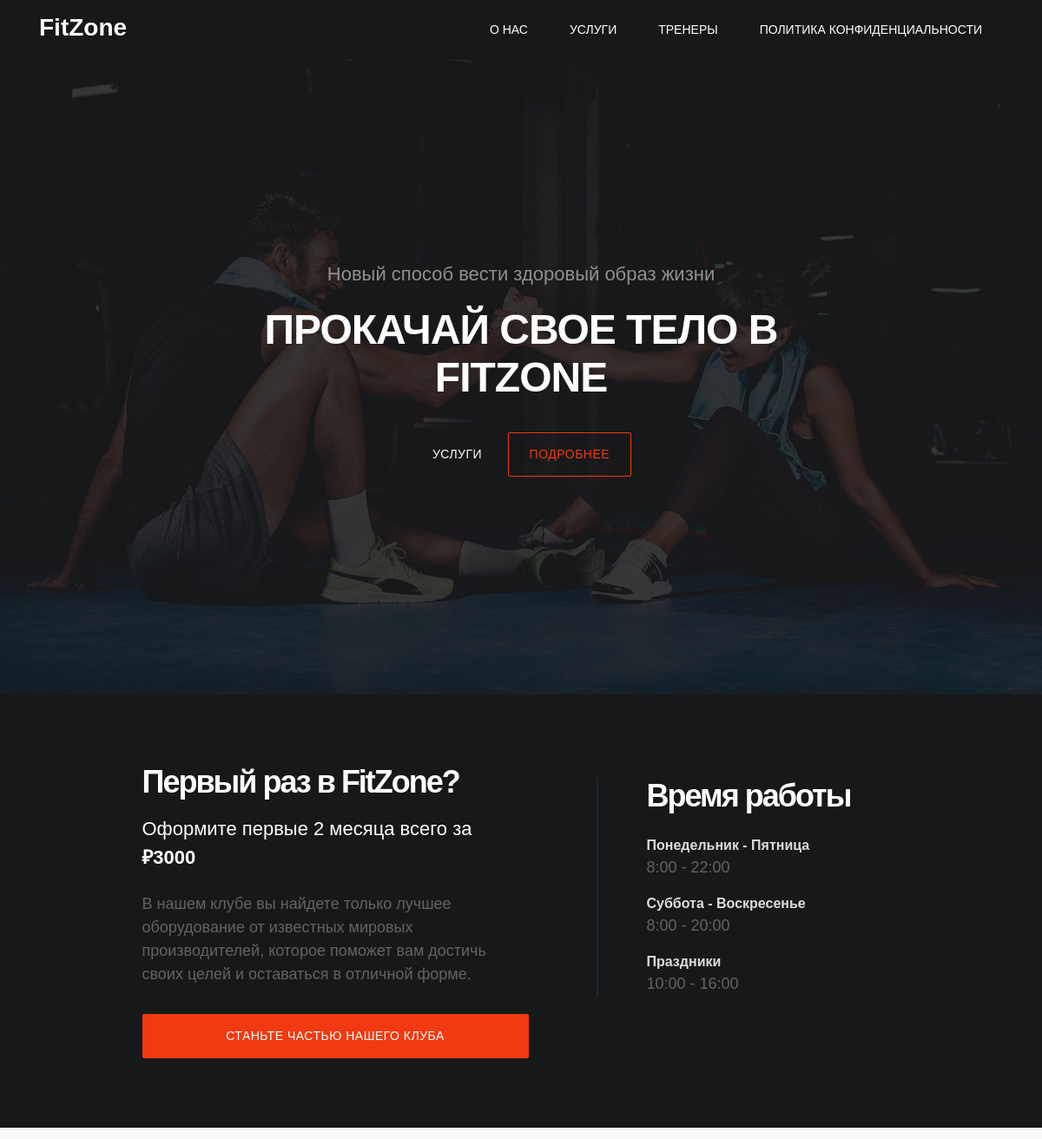
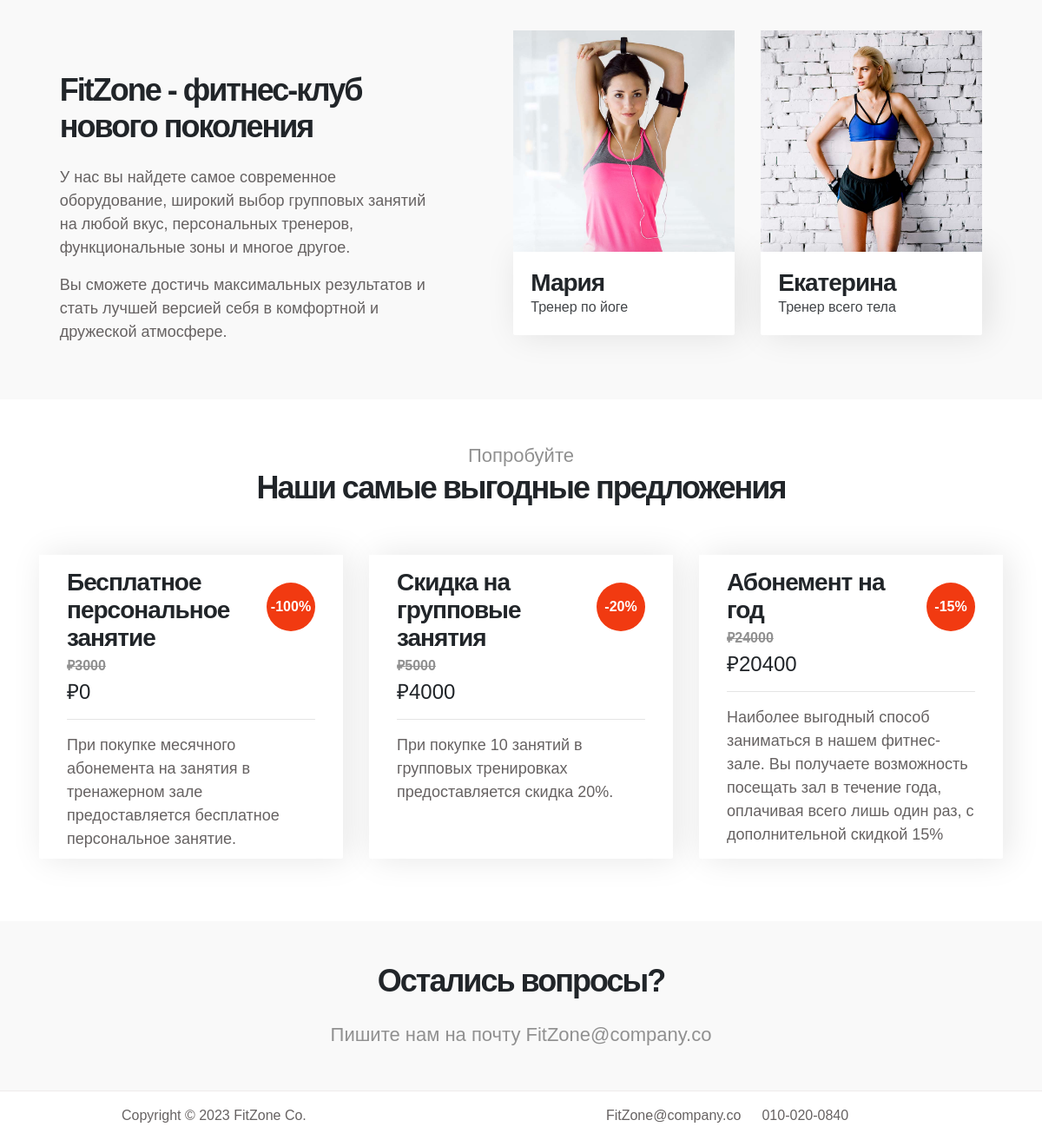
The page / on the database its author committed (2 pictures, top to bottom).
### main/models.py (models this page shows, shortened)
class Offer(models.Model):
    title = models.CharField(max_length=255)
    description = models.TextField()
    price = models.DecimalField(max_digits=10, decimal_places=2)
    discount = models.DecimalField(max_digits=10, decimal_places=2)
    discount_price = models.DecimalField(max_digits=10, decimal_places=2)

### main/views.py (the view)
# urls.py: 2. Add a URL to urlpatterns:  path('', views.home, name='home')
def home(request):
    offers = Offer.objects.all()
    best_offers = sorted(offers, key=lambda x: x.discount, reverse=True)[:3]
    data = {
        'best_offers': best_offers
    }
    return render(request, 'main/home.html', data)

### main/templates/main/home.html (shortened to what this page needs)
{% extends 'main/layout.html' %}
{% load static %}
{% block content %}
    <section class="hero d-flex flex-column justify-content-center align-items-center">
        <div class="bg-overlay"></div>
        <div class="container">
            <div class="col-lg-8 col-md-10 mx-auto col-12">
                <div class="hero-text mt-5 text-center">
                    <h6>Новый способ вести здоровый образ жизни</h6>
                    <h1 class="text-white">Прокачай свое тело в FitZone</h1>
                    <a href="#services" class="btn custom-btn mt-3">Услуги</a>
                    <a href="#feature" class="btn custom-btn bordered mt-3">Подробнее</a>
                </div>
            </div>
        </div>
    </section>
    <section class="feature" id="feature">
        <div class="container">
            <div class="row">
                <div class="d-flex flex-column justify-content-center ml-lg-auto mr-lg-5 col-lg-5 col-md-6 col-12">
                    <h2 class="mb-3 text-white">Первый раз в FitZone?</h2>
                    <h6 class="mb-4 text-white">Оформите первые 2 месяца всего за <strong>₽3000</strong></h6>
                    <p>
                        В нашем клубе вы найдете только лучшее оборудование от известных мировых производителей,
                        которое поможет вам достичь своих целей и оставаться в отличной форме.
                    </p>
                    <a href="#services" class="btn custom-btn bg-color mt-3">Станьте частью нашего клуба</a>
                </div>
                <div class="mr-lg-auto mt-3 col-lg-4 col-md-6 col-12">
                    <div class="about-working-hours">
                        <div>
                            <h2 class="mb-4 text-white">Время работы</h2>
                            <strong class="mt-3 d-block">Понедельник - Пятница</strong>
                            <p>8:00 - 22:00</p>
                            <strong class="mt-3 d-block">Суббота - Воскресенье</strong>
                            <p>8:00 - 20:00</p>
                            <strong class="mt-3 d-block">Праздники</strong>
                            <p>10:00 - 16:00</p>
                        </div>
                    </div>
                </div>
            </div>
        </div>
    </section>
    <section class="about section" id="about">
        <div class="container">
            <div class="row">
                <div class="mt-lg-5 mb-lg-0 mb-4 col-lg-5 col-md-10 mx-auto col-12">
                    <h2 class="mb-4">FitZone - фитнес-клуб нового поколения</h2>
                    <p>У нас вы найдете самое современное оборудование, широкий выбор групповых занятий на любой вкус,
                        персональных тренеров, функциональные зоны и многое другое.</p>
                    <p>Вы сможете достичь максимальных результатов и стать лучшей версией себя в комфортной и дружеской
                        атмосфере.</p>
                </div>
                <div class="ml-lg-auto col-lg-3 col-md-6 col-12">
                    <div class="team-thumb">
                        <img src="{% static 'main/images/team/team-image.jpg' %}" class="img-fluid" alt="Trainer">
                        <div class="team-info d-flex flex-column">
                            <h3>Мария</h3>
                            <span>Тренер по йоге</span>
                        </div>
                    </div>
                </div>
                <div class="mr-lg-auto mt-5 mt-lg-0 mt-md-0 col-lg-3 col-md-6 col-12">
                    <div class="team-thumb">
                        <img src="{% static 'main/images/team/team-image01.jpg' %}" class="img-fluid" alt="Trainer">
                        <div class="team-info d-flex flex-column">
                            <h3>Екатерина</h3>
                            <span>Тренер всего тела</span>
                        </div>
                    </div>
                </div>
            </div>
        </div>
    </section>
    <section class="class section" id="services">
        <div class="container">
            <div class="row">
                <div class="col-lg-12 col-12 text-center mb-5">
                    <h6>Попробуйте</h6>
                    <h2>Наши самые выгодные предложения</h2>
                </div>
                {% for offer in best_offers %}
                    <div class="col-lg-4 col-md-6 mb-4">
                        <div class="class-info">
                            {% if offer.discount > 0 %}
                                <h3 class="mb-1">{{ offer.title }}</h3>
                                <span>
                                    <strong><del>₽{{ offer.price|floatformat }}</del></strong>
                                    <h4>₽{{ offer.discount_price|floatformat }}</h4>
                                </span>
                                <span class="class-price">-{{ offer.discount|floatformat }}%</span>
                            {% else %}
                                <h3 class="mb-2 full-w">{{ offer.title }}</h3>
                                <span><h4 class="mt-1">₽{{ offer.price|floatformat }}</h4></span>
                            {% endif %}
                            <hr>
                            <p class="mt-3">{{ offer.description }}</p>
                        </div>
                    </div>
                {% endfor %}
            </div>
        </div>
    </section>
    <section class="contact section">
        <div class="text-center">
            <h2 class="mb-4">Остались вопросы?</h2>
            <h6>Пишите нам на почту FitZone@company.co</h6>
        </div>
    </section>
{% endblock %}

### main/static/main/css/style.css (style rules this page uses)
:root { --primary-color: #f13a11; --white-color: #ffffff; --dark-color: #171819; --about-bg-color: #f9f9f9; --gray-color: #909090; --link-color: #404040; --p-color: #666262; --base-font-family: 'Plain', sans-serif; --font-weight-bold: bold; --font-weight-normal: normal; --font-weight-light: 300; --font-weight-thin: 100; --h1-font-size: 48px; --h2-font-size: 36px; --h3-font-size: 28px; --h4-font-size: 24px; --h5-font-size: 22px; --h6-font-size: 22px; --p-font-size: 18px; --base-font-size: 16px; --menu-font-size: 14px; --border-radius-large: 100%; --border-radius-small: 2px; }
body { background: var(--white-color); font-family: var(--base-font-family); }
h1, h2, h3, h4, h5, h6 { font-weight: var(--font-weight-thin); line-height: normal; }
h1 { font-size: var(--h1-font-size); font-weight: var(--font-weight-bold); letter-spacing: -1px; text-transform: uppercase; margin: 20px 0; }
h2 { font-size: var(--h2-font-size); font-weight: var(--font-weight-bold); letter-spacing: -2px; }
h3 { font-size: var(--h3-font-size); font-weight: var(--font-weight-bold); letter-spacing: -1px; margin: 0; }
h4 { font-size: var(--h4-font-size); }
h6 { color: var(--gray-color); font-size: var(--h6-font-size); line-height: inherit; margin: 0; }
p { color: var(--p-color); font-size: var(--p-font-size); font-weight: var(--font-weight-light); line-height: 1.5em; }
b, strong { font-weight: var(--font-weight-bold); letter-spacing: 0; }
.section { padding: 3rem 0; }
.custom-btn { background: transparent; border-radius: var(--border-radius-small); padding: 14px 24px; color: var(--white-color); font-size: var(--menu-font-size); font-weight: var(--font-weight-normal); text-transform: uppercase; letter-spacing: 0.5px; white-space: nowrap; transition: all 0.3s ease; }
.bordered { border: 1px solid var(--primary-color); color: var(--primary-color); }
.bg-color { background: var(--primary-color); color: var(--white-color); }
a { color: var(--link-color); font-weight: normal; text-decoration: none; transition: all 0.3s ease; }
.bg-overlay { background: var(--dark-color); position: absolute; top: 0; right: 0; bottom: 0; left: 0; width: 100%; height: 100%; opacity: 0.85; }
.feature { background: var(--dark-color); padding: 5rem 0; }
.hero { background-image: url('../images/hero-bg.jpg'); background-size: cover; background-position: top; background-repeat: no-repeat; vertical-align: middle; min-height: 100vh; position: relative; }
.class-info { background: var(--white-color); box-shadow: 6px 0 38px rgba(20, 20, 20, 0.10); border-radius: 0 0 2px 2px; padding: 1rem 2rem; position: relative; height: 350px; }
.class-info strong { color: var(--gray-color); }
.class-price { background: var(--primary-color); border-radius: var(--border-radius-large); color: var(--white-color); font-weight: var(--font-weight-bold); display: block; position: absolute; top: 2rem; right: 2rem; width: 3.5rem; height: 3.5rem; line-height: 3.5rem; text-align: center; }
.mb-1 { padding: 0 4rem 0 0; }
.about { background: var(--about-bg-color); }
.about-working-hours { border-left: 2px solid; padding-left: 3.5rem; }
.about-working-hours strong { color: var(--white-color); opacity: 0.85; }
.team-thumb { position: relative; }
.team-info { background: var(--white-color); border-radius: 0 0 2px 2px; box-shadow: 6px 0 38px rgba(20, 20, 20, 0.10); padding: 20px; position: relative; }
.team-info span { font-weight: var(--font-weight-light); opacity: 0.85; }
.contact { background: var(--about-bg-color); }

### rows shown on the page
Offer: title "Бесплатное персональное занятие", price "3000", discount_price "0", discount "100", description "При покупке месячного абонемента на занятия в тренажерном зале предоставляется бесплатное персональное занятие."
Offer: title "Скидка на групповые занятия", price "5000", discount_price "4000", discount "20", description "При покупке 10 занятий в групповых тренировках предоставляется скидка 20%."
Offer: title "Абонемент на год", price "24000", discount_price "20400", discount "15", description "Наиболее выгодный способ заниматься в нашем фитнес-зале. Вы получаете возможность посещать зал в течение года, оплачивая всего лишь один раз, с дополнительной скидкой 15%"
